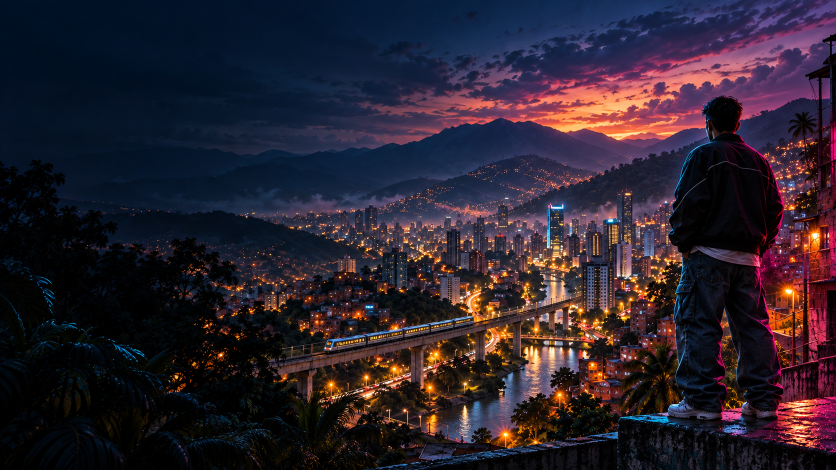
#> input picture Narcade (My Own GTA)/assets/title-cover-v246.png, 1672 x 940 px (shown at 1/2 size)
$ python build_title_ui.py
#> lines starting #> are read from the running program, lines starting #| are printed output that depends on the picture
"""Prepare full-resolution PSP title art and antialiased UI lettering."""
from pathlib import Path
from PIL import Image, ImageDraw, ImageFilter, ImageFont, ImageOps
import struct

ROOT = Path(__file__).resolve().parents[1]
ASSETS = ROOT / "assets"
cover = Image.open(ASSETS / "title-cover-v246.png").convert("RGB")
#> cover is the input picture: PIL image 1672x940 RGB; mean R, G, B 43.5, 34, 45.7
menu_cover = Image.open(ASSETS / "title-cover-v213.png").convert("RGB")
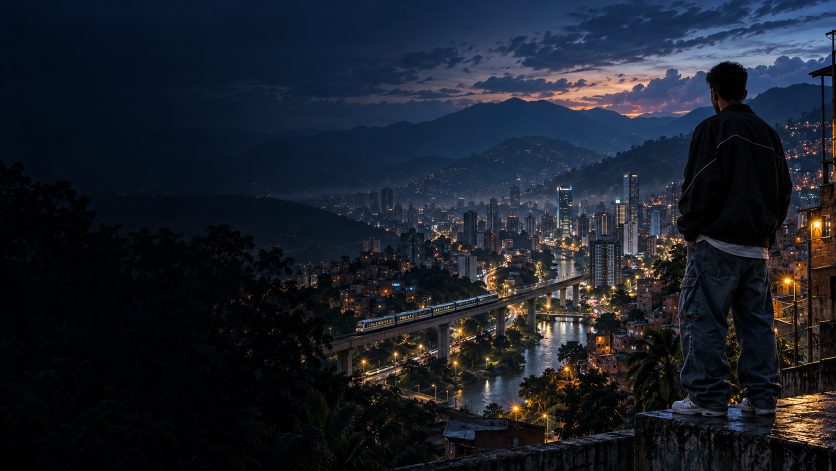
#> input picture Narcade (My Own GTA)/assets/title-cover-v213.png, 1672 x 941 px (shown at 1/2 size)
#> menu_cover is the input picture: PIL image 1672x941 RGB; mean R, G, B 26.6, 31.9, 42.2
cards = Image.open(ASSETS / "title-cards-v213.png").convert("RGB")
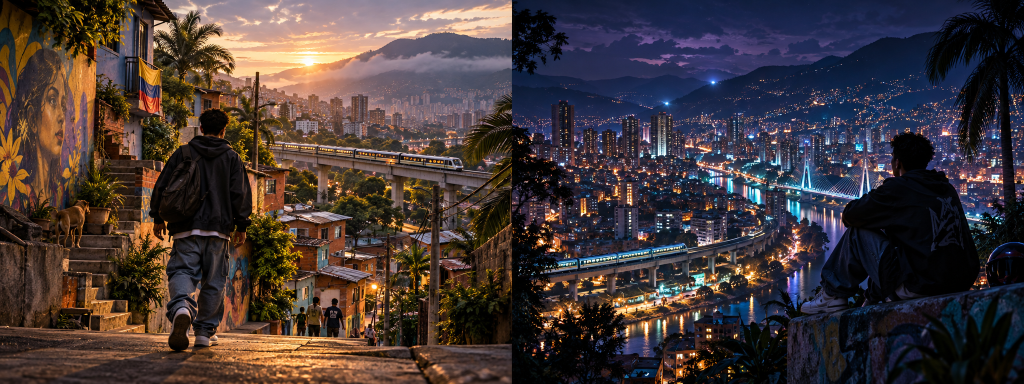
#> input picture Narcade (My Own GTA)/assets/title-cards-v213.png, 2048 x 768 px (shown at 1/2 size)
#> cards is the input picture: PIL image 2048x768 RGB; mean R, G, B 67.8, 56.3, 56


def rgb565(image, name):
#> called with name = 'title-cover-v213.565'
    image = image.convert("RGB")
    raw = bytearray()
    for r, g, b in image.getdata():
        raw += struct.pack("<H", (r >> 3) | ((g >> 2) << 5) | ((b >> 3) << 11))
#> this loop made 130560 passes
#> (r, g, b) on passes 1 to 3: (1, 17, 38), (0, 17, 36), (0, 16, 36)
    (ASSETS / name).write_bytes(raw)


rgb565(ImageOps.fit(cover, (480, 272), method=Image.Resampling.LANCZOS), "title-cover-v213.565")
background = ImageOps.fit(menu_cover, (480, 272), method=Image.Resampling.LANCZOS).filter(
    ImageFilter.GaussianBlur(7)
)
background = Image.blend(background, Image.new("RGB", background.size, (5, 9, 20)), .70)
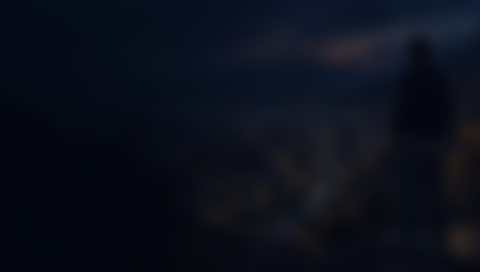
#> background: PIL image 480x272 RGB; mean R, G, B 11, 15.4, 26.2
rgb565(background, "title-menu-v213.565")
#> the loop in rgb565 (call 2), `for r, g, b in image.getdata():` made 130560 passes
#> (r, g, b) on passes 1 to 3: (4, 11, 23), (4, 11, 23), (4, 11, 23)
for n, half in enumerate((cards.crop((0, 0, cards.width // 2, cards.height)),
                          cards.crop((cards.width // 2, 0, cards.width, cards.height)))):
    rgb565(ImageOps.fit(half, (208, 115), method=Image.Resampling.LANCZOS),
           f"title-card-{n}-v213.565")
#> this loop made 2 passes
#> pass 1, in rgb565 (call 3), `image = image.convert("RGB")`:
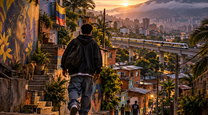
#> image: PIL image 208x115 RGB; mean R, G, B 88, 64.9, 48.1

# Five original menu panels, no baked-in text. Native PSP dimensions.
for name,source,size in [
    ('continue','loading-v241/valley-source.jpg',(146,94)),
    ('new','loading-v241/street-source.jpg',(146,94)),
    ('settings','luna-menu-source-v253.png',(132,164)),
    ('credits','loading-v241/rooftop-source.jpg',(146,56)),
    ('trophies','trophies-menu-source-v246.png',(146,56))]:
    im=ImageOps.fit(Image.open(ASSETS/source).convert('RGB'),size,method=Image.Resampling.LANCZOS)
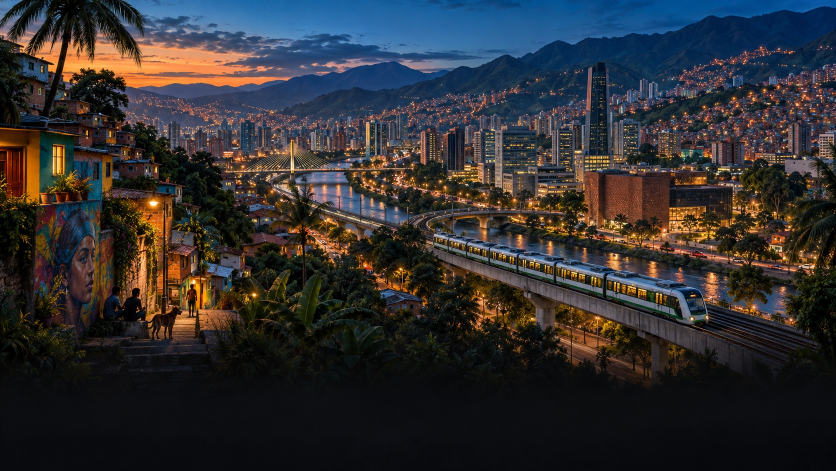
#> input picture Narcade (My Own GTA)/assets/loading-v241/valley-source.jpg, 1672 x 941 px (shown at 1/2 size)
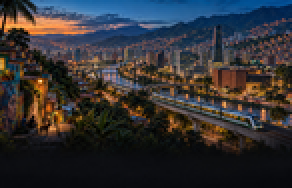
#> im: PIL image 146x94 RGB (shown 2 times larger); mean R, G, B 50.5, 49.4, 51.7
    # Keep detail, but provide strong contrast for captions on every panel.
    scrim=Image.new('RGB',size,(5,9,20))
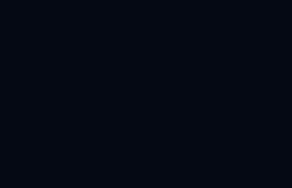
#> scrim: PIL image 146x94 RGB (shown 2 times larger); mean R, G, B 5, 9, 20
    for y in range(size[1]):
        strength=max(0,(y-(size[1]-36))/36)*.82
        if strength>0:im.paste(Image.blend(im.crop((0,y,size[0],y+1)),scrim.crop((0,y,size[0],y+1)),strength),(0,y))
    im.save(ASSETS/f'menu-{name}-v242.png');rgb565(im,f'menu-{name}-v242.565')
#> (the run stopped early here; a loop or call above may not have finished)
